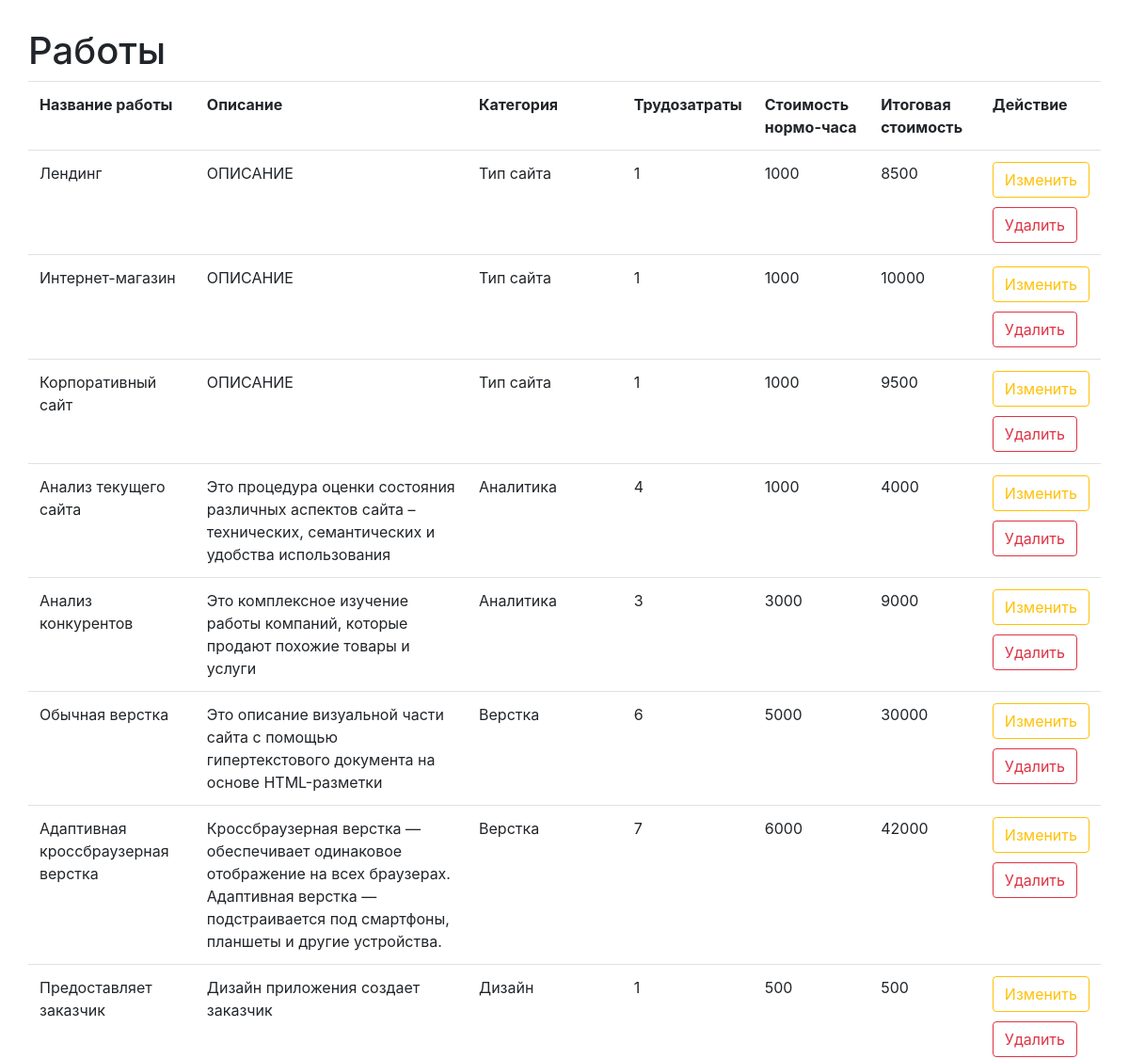
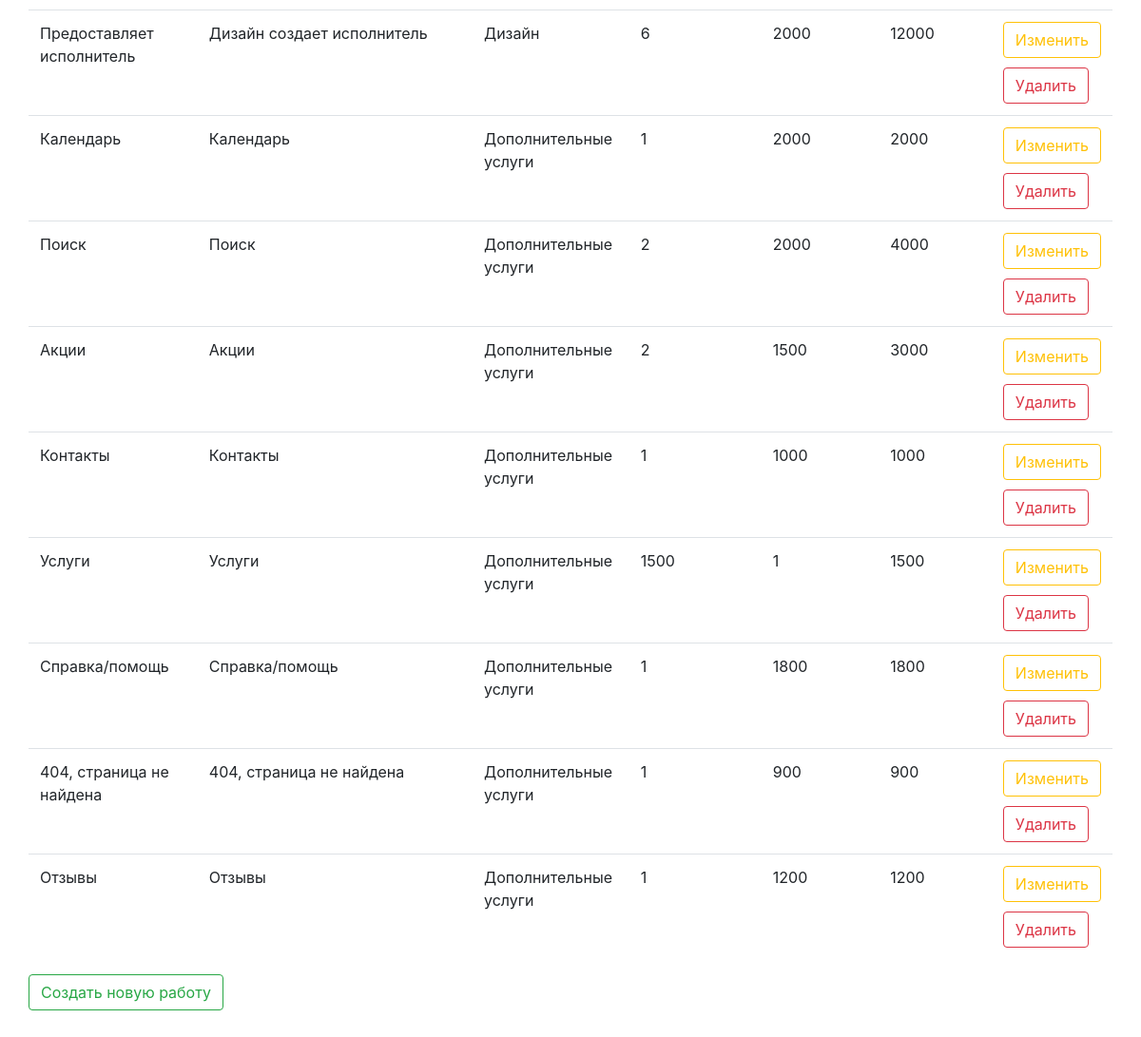
Page /work/ on the committed database (2 pictures, top to bottom).
### mainapp/models.py (models this page shows, shortened)
class TypeWork(models.Model):
    name_work = models.CharField(max_length=100, verbose_name='Название работы')
    work_descrip = models.TextField(verbose_name='Описание работы')
    category = models.ForeignKey(Category, on_delete=models.CASCADE, verbose_name='Категория')
    hours = models.IntegerField(verbose_name='Трудозатраты')
    price = models.IntegerField(verbose_name='Стоимость нормо-часа')
    cost = models.IntegerField(blank=True, null=True, verbose_name='Итоговая стоимость')

class Category(models.Model):
    name_category = models.CharField(max_length=100, verbose_name='Категория')
    category_view = models.CharField(max_length=100, default="checkbox", verbose_name='Тип категории')
    def __str__(self):
        return str(self.name_category)

### mainapp/views.py (the view)
# urls.py: path('work/', render_work, name='admin_work'),
def render_work(request):
    works = TypeWork.objects.all()
    return render(request, 'admin_work.html', {'works': works})

### templates/admin_work.html (shortened to what this page needs)
<!DOCTYPE html>
<html lang="en">
<head>
    <link rel="stylesheet" href="https://maxcdn.bootstrapcdn.com/bootstrap/4.1.3/css/bootstrap.min.css">
</head>
<body>
<section style="margin: 30px">
    <h1>Работы</h1>
    <div class="time-work">
        <table class="table table-hover" id="pricelist">
            <tr>
                <th scope="col">Название работы</th>
                <th scope="col">Описание</th>
                <th scope="col">Категория</th>
                <th scope="col">Трудозатраты</th>
                <th scope="col">Стоимость нормо-часа</th>
                <th scope="col">Итоговая стоимость</th>
                <th scope="col">Действие</th>
            </tr>
            {% for work in works %}
                <tr>
                    <td>{{ work.name_work }}</td>
                    <td>{{ work.work_descrip }}</td>
                    <td>{{ work.category }}</td>
                    <td>{{ work.hours }}</td>
                    <td>{{ work.price }}</td>
                    <td>{{ work.cost }}</td>
                    <td>
                        <a class="btn btn-outline-warning" style="margin-bottom: 10px" href="{% url 'update_work' work.id %}">Изменить</a><br>
                        <a class="btn btn-outline-danger" href="{% url 'delete_work' work.id %}">Удалить</a>
                    </td>
                </tr>
            {% endfor %}
        </table>
    </div>
    <a class="btn btn-outline-success" href="{% url 'add_work'%}">Создать новую работу</a>
</section>
</body>
</html>

### rows in the picture
TypeWork: name_work "Лендинг", work_descrip "ОПИСАНИЕ", category "Тип сайта", hours "1", price "1000", cost "8500"
TypeWork: name_work "Интернет-магазин", work_descrip "ОПИСАНИЕ", category "Тип сайта", hours "1", price "1000", cost "10000"
TypeWork: name_work "Корпоративный сайт", work_descrip "ОПИСАНИЕ", category "Тип сайта", hours "1", price "1000", cost "9500"
TypeWork: name_work "Анализ текущего сайта", work_descrip "Это процедура оценки состояния различных аспектов сайта – технических, семантических и удобства использования", category "Аналитика", hours "4", price "1000", cost "4000"
TypeWork: name_work "Анализ конкурентов", work_descrip "Это комплексное изучение работы компаний, которые продают похожие товары и услуги", category "Аналитика", hours "3", price "3000", cost "9000"
TypeWork: name_work "Обычная верстка", work_descrip "Это описание визуальной части сайта с помощью гипертекстового документа на основе HTML-разметки", category "Верстка", hours "6", price "5000", cost "30000"
TypeWork: name_work "Адаптивная кроссбраузерная верстка", work_descrip "Кроссбраузерная верстка — обеспечивает одинаковое отображение на всех браузерах. Адаптивная верстка — подстраивается под смартфоны, планшеты и другие устройства.", category "Верстка", hours "7", price "6000", cost "42000"
TypeWork: name_work "Предоставляет заказчик", work_descrip "Дизайн приложения создает заказчик", category "Дизайн", hours "1", price "500", cost "500"
TypeWork: name_work "Предоставляет исполнитель", work_descrip "Дизайн создает исполнитель", category "Дизайн", hours "6", price "2000", cost "12000"
TypeWork: name_work "Календарь", work_descrip "Календарь", category "Дополнительные услуги", hours "1", price "2000", cost "2000"
TypeWork: name_work "Поиск", work_descrip "Поиск", category "Дополнительные услуги", hours "2", price "2000", cost "4000"
TypeWork: name_work "Акции", work_descrip "Акции", category "Дополнительные услуги", hours "2", price "1500", cost "3000"
TypeWork: name_work "Контакты", work_descrip "Контакты", category "Дополнительные услуги", hours "1", price "1000", cost "1000"
TypeWork: name_work "Услуги", work_descrip "Услуги", category "Дополнительные услуги", hours "1500", price "1", cost "1500"
TypeWork: name_work "Справка/помощь", work_descrip "Справка/помощь", category "Дополнительные услуги", hours "1", price "1800", cost "1800"
TypeWork: name_work "404, страница не найдена", work_descrip "404, страница не найдена", category "Дополнительные услуги", hours "1", price "900", cost "900"
TypeWork: name_work "Отзывы", work_descrip "Отзывы", category "Дополнительные услуги", hours "1", price "1200", cost "1200"
